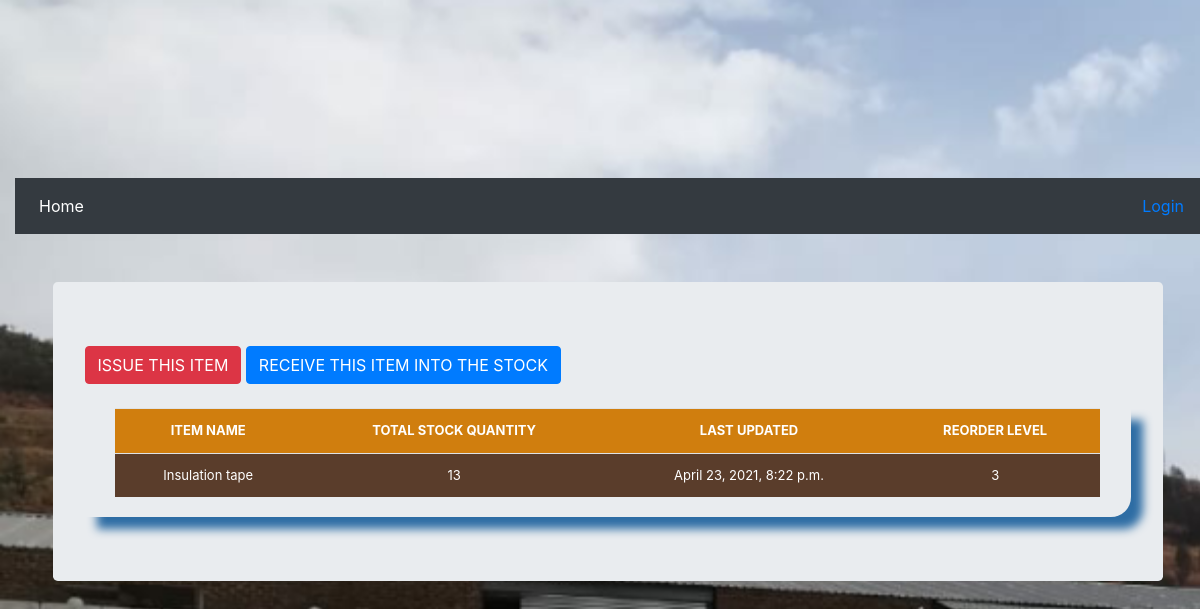
The page /list_history/stock_detail/5/ on the database its author committed.
### store/models.py (models this page shows, shortened)
class Stock(models.Model):
    category = models.ForeignKey(
        Category, on_delete=models.CASCADE)
    item_name = models.CharField(
        max_length=100, blank=True, null=True)
    received_new_stock_quantity = models.IntegerField(
        default='0', blank=True, null=True)
    new_stock_received_by = models.CharField(
        max_length=100, blank=True, null=True)
    received_quantity = models.IntegerField(default='0', blank=True, null=True)
    total_stock_quantity = models.IntegerField(
        default='0', blank=True, null=True)
    issued_quantity = models.IntegerField(default='0', blank=True, null=True)
    issued_by = models.CharField(max_length=100, blank=True, null=True)
    issued_to = models.CharField(max_length=100, blank=True, null=True)
    created_by = models.CharField(max_length=100, blank=True, null=True)
    reorder_level = models.IntegerField(default='0', blank=True, null=True)
    date_created = models.DateTimeField(auto_now_add=True, auto_now=False)
    last_updated = models.DateTimeField(auto_now_add=False, auto_now=True)
    date_issued = models.DateTimeField(auto_now_add=False, auto_now=True)
    date_returned = models.DateTimeField(auto_now_add=False, auto_now=True)
    stock_received_date = models.DateTimeField(
        auto_now_add=False, auto_now=True)
    sizes_ferrules = models.CharField(max_length=100, choices=ferrules)
    sizes_lugs = models.CharField(max_length=100, choices=lugs)
    sizes_others = models.CharField(max_length=100, choices=sizes_words)
    returned = models.BooleanField(default=False)
    condition_returned = models.TextField(blank=True)

### store/views.py (the view)
# urls.py: path('stock_detail/<str:pk>/', include('store.urls')),
def stock_detail(request, pk):
    queryset = Stock.objects.get(id=pk)
    context = {
        "queryset": queryset
    }
    return render(request, "stock_detail.html", context)

### templates/stock_detail.html (shortened to what this page needs)
{% extends 'base.html' %}
{% load static  %}
{% load crispy_forms_tags %}
{% block content %}
    <main role="main" class="container">
    <div class = "jumbotron">
    <a href="{% url 'issue_items' queryset.id %}"><div class='btn btn-danger'>ISSUE THIS ITEM</div></a>
     <a href="{% url 'receive_items' queryset.id %}"><div class='btn btn-primary'>RECEIVE THIS ITEM INTO THE STOCK</div></a>
        <br><br>
     <div class="display_table">
          <table class='table'>
              <tr>
                <th>ITEM NAME</th>
                <th>TOTAL STOCK QUANTITY</th>
                <th>LAST UPDATED</th>
                <th>REORDER LEVEL</th>
                </tr>
                <tr>
                  <td>{{queryset.item_name}}</td>
                  <td>{{queryset.total_stock_quantity}}</td>
                  <td>{{queryset.last_updated}}</td>
                  <td>{{queryset.reorder_level}}</td>
                  </tr>
          </table>
        </div>
    </div>
    </main>
  {% endblock %}

### static/css/main.css (style rules this page uses)
.table { font-size: 13px; text-align: center; width: 95%; margin: auto; text-align: center; }
.table tr:nth-child(odd) { background: #B8CAE4 }
.table tr:nth-child(even) { background: #DAA520 }
th { background-color: #FF4500; color: white; }

### templates/base.html (style rules this page uses)
body { margin-left: 15px; margin-top: 10px; padding-top: 4.5rem; min-height: 75rem; background-image: url("static/images/bakkies.png"); background-repeat: no-repeat; background-size: cover; background-clip: border-box; }
.table { font-size: 13px; text-align: center; width: 95%; margin: auto; text-align: center; }
.table tr:nth-child(odd) { background: #ffecb4; }
.table tr:nth-child(even) { background: #5a3d2b; color: white; }
th { background-color: #d07e0e; color: white; }
.display_table { border-bottom-right-radius: 20px; padding-left: 5px; padding-right: 5px; padding-bottom: 20px; box-shadow: 12px 12px 10px #2e6da4; }

### rows shown on the page
Stock: item_name "Insulation tape", total_stock_quantity "13", last_updated "April 23, 2021, 8:22 p.m.", reorder_level "3"
